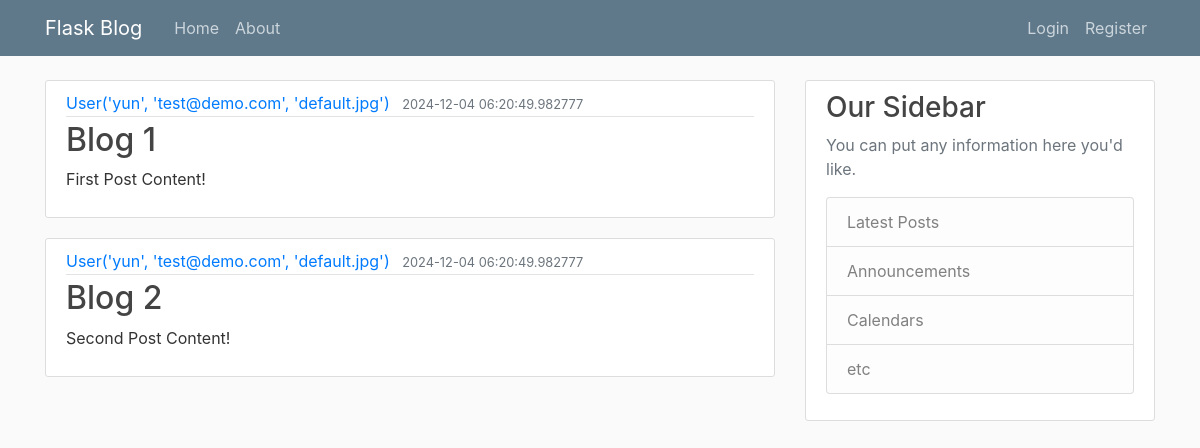
Page /home on the earlier database version.
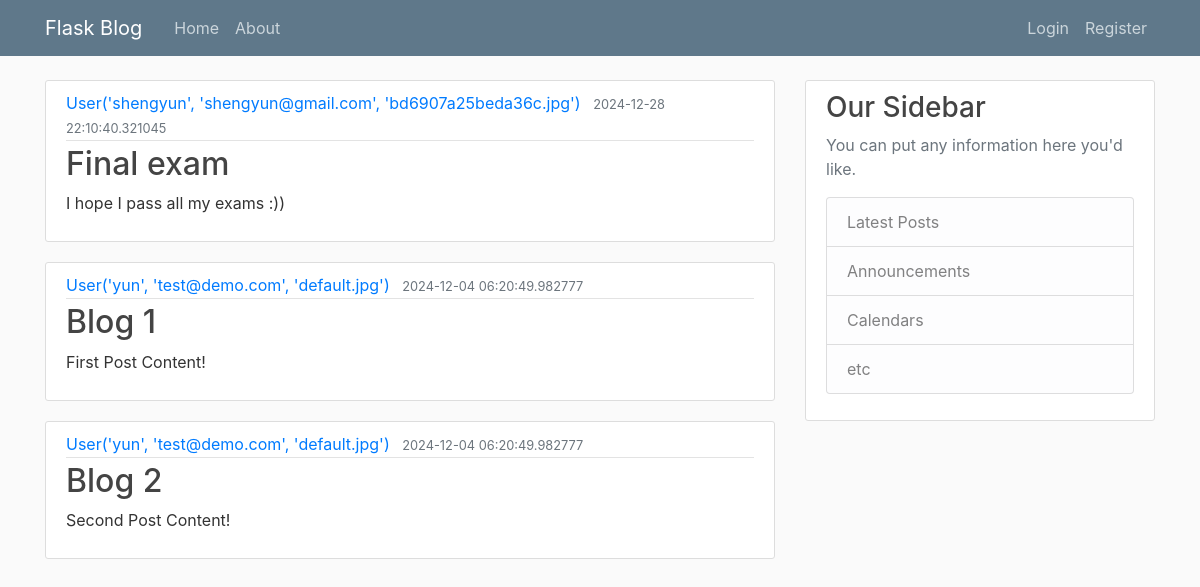
Same page on the later database version.
### flaskblog/models.py (models this page shows, shortened)
class Post(db.Model):
    id = db.Column(db.Integer, primary_key=True)
    title = db.Column(db.String(100), nullable=False)
    date_posted = db.Column(db.DateTime, nullable=False, default=datetime.utcnow)
    content = db.Column(db.Text, nullable=False)
    user_id = db.Column(db.Integer, db.ForeignKey('user.id'), nullable=False)

class User(db.Model, UserMixin):
    id = db.Column(db.Integer, primary_key=True)
    username = db.Column(db.String(20), unique=True, nullable=False)
    email = db.Column(db.String(120), unique=True, nullable=False)
    image_file = db.Column(db.String(20), nullable=False, default='default.jpg')
    password = db.Column(db.String(60), nullable=False)
    posts = db.relationship('Post', backref='author', lazy=True)
    def __repr__(self):
        return f"User('{self.username}', '{self.email}', '{self.image_file}')"

### flaskblog/main/routes.py (the view)
@main.route("/")
@main.route("/home")
def home():
    page = request.args.get('page', 1, type=int)
    posts = Post.query.order_by(Post.date_posted.desc()).paginate(page=page, per_page=5)
    return render_template('home.html', posts=posts)

### flaskblog/templates/home.html
{% extends "layout.html" %}
{% block content %}
    {% for post in posts %}
        <article class="media content-section">
          <div class="media-body">
            <div class="article-metadata">
              <a class="mr-2" href="#">{{ post.author }}</a>
              <small class="text-muted">{{ post.date_posted }}</small>
            </div>
            <h2><a class="article-title" href="#">{{ post.title }}</a></h2>
            <p class="article-content">{{ post.content }}</p>
          </div>
        </article>
    {% endfor %}
{% endblock content %}

### flaskblog/templates/layout.html (shortened to what this page needs)
<!DOCTYPE html>
<html>
<head>
    <link rel="stylesheet" href="https://maxcdn.bootstrapcdn.com/bootstrap/4.0.0/css/bootstrap.min.css">
    <link rel="stylesheet" type="text/css" href="{{ url_for('static', filename='main.css') }}">
</head>
<body>
    <header class="site-header">
      <nav class="navbar navbar-expand-md navbar-dark bg-steel fixed-top">
        <div class="container">
          <a class="navbar-brand mr-4" href="/">Flask Blog</a>
          <div class="collapse navbar-collapse" id="navbarToggle">
            <div class="navbar-nav mr-auto">
              <a class="nav-item nav-link" href="{{ url_for('main.home') }}">Home</a>
              <a class="nav-item nav-link" href="{{ url_for('main.about') }}">About</a>
            </div>
            <div class="navbar-nav">
              {% if current_user.is_authenticated %}
                <a class="nav-item nav-link" href="{{ url_for('posts.new_post') }}">New Post</a>
                <a class="nav-item nav-link" href="{{ url_for('users.account') }}">Account</a>
                <a class="nav-item nav-link" href="{{ url_for('users.logout') }}">Logout</a>
              {% else %}
                <a class="nav-item nav-link" href="{{ url_for('users.login') }}">Login</a>
                <a class="nav-item nav-link" href="{{ url_for('users.register') }}">Register</a>
              {% endif %}
            </div>
          </div>
        </div>
      </nav>
    </header>
    <main role="main" class="container">
      <div class="row">
        <div class="col-md-8">
          {% block content %}{% endblock %}
        </div>
        <div class="col-md-4">
          <div class="content-section">
            <h3>Our Sidebar</h3>
            <p class='text-muted'>You can put any information here you'd like.
              <ul class="list-group">
                <li class="list-group-item list-group-item-light">Latest Posts</li>
                <li class="list-group-item list-group-item-light">Announcements</li>
                <li class="list-group-item list-group-item-light">Calendars</li>
                <li class="list-group-item list-group-item-light">etc</li>
              </ul>
            </p>
          </div>
        </div>
      </div>
    </main>
</body>
</html>

### flaskblog/static/main.css (style rules this page uses)
body { background: #fafafa; color: #333333; margin-top: 5rem; }
h1, h2, h3, h4, h5, h6 { color: #444444; }
.bg-steel { background-color: #5f788a; }
.site-header .navbar-nav .nav-link { color: #cbd5db; }
.content-section { background: #ffffff; padding: 10px 20px; border: 1px solid #dddddd; border-radius: 3px; margin-bottom: 20px; }
.article-title { color: #444444; }
.article-content { white-space: pre-line; }
.article-metadata { padding-bottom: 1px; margin-bottom: 4px; border-bottom: 1px solid #e3e3e3; }

Differences in the rows shown:
added Post: author "User('shengyun', 'shengyun@gmail.com', 'bd6907a25beda36c.jpg')", date_posted "2024-12-28 22:10:40.321045", title "Final exam", content "I hope I pass all my exams :))"
